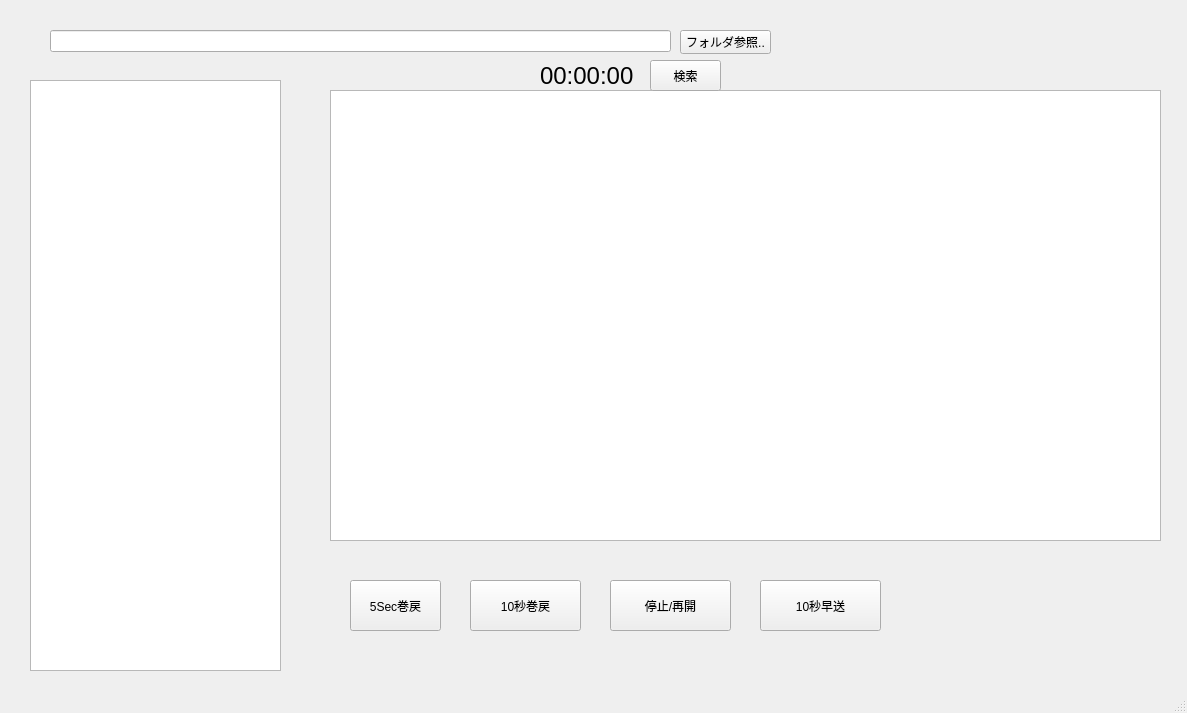
<?xml version="1.0" encoding="UTF-8"?>
<ui version="4.0">
 <class>MainWindow</class>
 <widget class="QMainWindow" name="MainWindow">
  <property name="geometry">
   <rect>
    <x>0</x>
    <y>0</y>
    <width>1187</width>
    <height>713</height>
   </rect>
  </property>
  <property name="windowTitle">
   <string>MainWindow</string>
  </property>
  <widget class="QWidget" name="centralwidget">
   <widget class="QLineEdit" name="lineEdit">
    <property name="geometry">
     <rect>
      <x>50</x>
      <y>30</y>
      <width>621</width>
      <height>22</height>
     </rect>
    </property>
   </widget>
   <widget class="QPushButton" name="pushButton">
    <property name="geometry">
     <rect>
      <x>680</x>
      <y>30</y>
      <width>91</width>
      <height>24</height>
     </rect>
    </property>
    <property name="text">
     <string>フォルダ参照..</string>
    </property>
   </widget>
   <widget class="QListView" name="listView">
    <property name="geometry">
     <rect>
      <x>30</x>
      <y>80</y>
      <width>251</width>
      <height>591</height>
     </rect>
    </property>
   </widget>
   <widget class="QTextEdit" name="textEdit">
    <property name="geometry">
     <rect>
      <x>330</x>
      <y>90</y>
      <width>831</width>
      <height>451</height>
     </rect>
    </property>
    <property name="font">
     <font>
      <pointsize>36</pointsize>
     </font>
    </property>
   </widget>
   <widget class="QPushButton" name="pushButton_2">
    <property name="geometry">
     <rect>
      <x>350</x>
      <y>580</y>
      <width>91</width>
      <height>51</height>
     </rect>
    </property>
    <property name="text">
     <string>5Sec巻戻</string>
    </property>
   </widget>
   <widget class="QPushButton" name="pushButton_3">
    <property name="geometry">
     <rect>
      <x>470</x>
      <y>580</y>
      <width>111</width>
      <height>51</height>
     </rect>
    </property>
    <property name="text">
     <string>10秒巻戻</string>
    </property>
   </widget>
   <widget class="QLabel" name="labelTime">
    <property name="geometry">
     <rect>
      <x>540</x>
      <y>60</y>
      <width>101</width>
      <height>31</height>
     </rect>
    </property>
    <property name="font">
     <font>
      <pointsize>18</pointsize>
     </font>
    </property>
    <property name="text">
     <string>00:00:00</string>
    </property>
   </widget>
   <widget class="QPushButton" name="pushButton_4">
    <property name="geometry">
     <rect>
      <x>760</x>
      <y>580</y>
      <width>121</width>
      <height>51</height>
     </rect>
    </property>
    <property name="text">
     <string>10秒早送</string>
    </property>
   </widget>
   <widget class="QPushButton" name="pushButton_5">
    <property name="geometry">
     <rect>
      <x>610</x>
      <y>580</y>
      <width>121</width>
      <height>51</height>
     </rect>
    </property>
    <property name="text">
     <string>停止/再開</string>
    </property>
   </widget>
   <widget class="QPushButton" name="pushButton_6">
    <property name="geometry">
     <rect>
      <x>650</x>
      <y>60</y>
      <width>71</width>
      <height>31</height>
     </rect>
    </property>
    <property name="text">
     <string>検索</string>
    </property>
   </widget>
  </widget>
  <widget class="QMenuBar" name="menubar">
   <property name="geometry">
    <rect>
     <x>0</x>
     <y>0</y>
     <width>1187</width>
     <height>22</height>
    </rect>
   </property>
  </widget>
  <widget class="QStatusBar" name="statusbar"/>
 </widget>
 <resources/>
 <connections/>
</ui>
